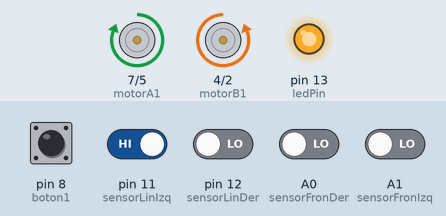
Recording of a sketch running on a simulated Arduino Uno, built with avr-gcc and run on an emulated ATmega328P. On the bench: motor-driver pin pairs drawn as motors (green arrow = first pin HIGH = forward, orange = second pin HIGH = backward, longer = more drive, scaled by the enable pin), output pins drawn as LEDs (lit = HIGH). Inputs (shaded band) come from the test bench; at power-on: pin 11 (sensorLinIzq) HIGH, A0 (sensorFronDer), A1 (sensorFronIzq), pin 8 (boton1), pin 12 (sensorLinDer) LOW.

Above: at 6.8 s.
6.9 s: pin 12 (sensorLinDer) driven HIGH
At 7.6 s:
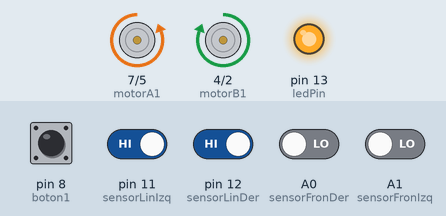
8.4 s: pin 11 (sensorLinIzq) driven LOW
At 8.61 s:
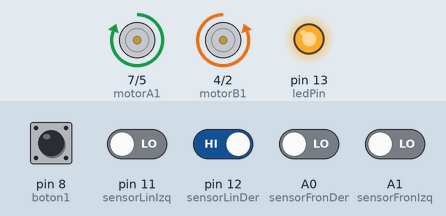
11.4 s: pin 11 (sensorLinIzq) driven HIGH
At 12.0 s:
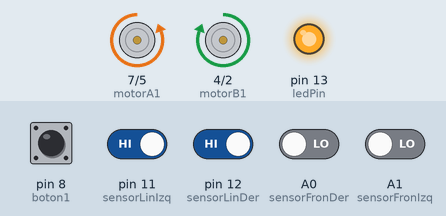
12.9 s: A0 (sensorFronDer) driven HIGH
At 13.7 s:
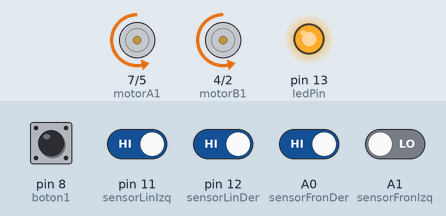
14.4 s: A1 (sensorFronIzq) driven HIGH
At 14.9 s:
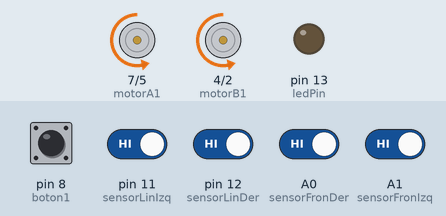
15.9 s: A0 (sensorFronDer) driven LOW
At 17.2 s:
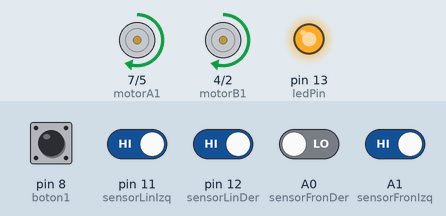
Timing chart, 0 to 18.4 s (numbered marks = the images above; inputs shaded):
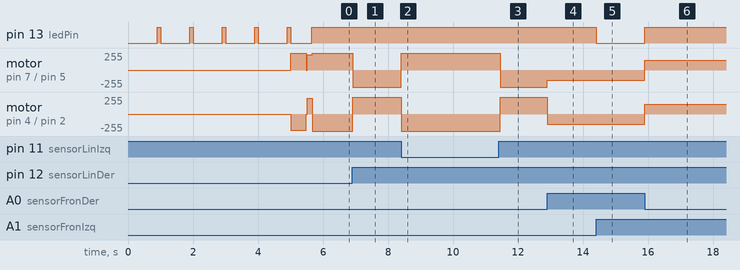

Measured:
- after the input at 6.9 s, motor on pin 7 (motorA1) / pin 5 (motorA2): forward 255/255 → backward 255/255 at once; motor on pin 4 (motorB1) / pin 2 (motorB2): backward 255/255 → forward 255/255 at once
- after the input at 8.4 s, motor on pin 7 (motorA1) / pin 5 (motorA2): backward 255/255 → forward 255/255 at once; motor on pin 4 (motorB1) / pin 2 (motorB2): forward 255/255 → backward 255/255 at once
- after the input at 11.4 s, motor on pin 7 (motorA1) / pin 5 (motorA2): forward 255/255 → backward 255/255 after 0.05 s; motor on pin 4 (motorB1) / pin 2 (motorB2): backward 255/255 → forward 255/255 after 0.05 s
- after the input at 12.9 s, motor on pin 7 (motorA1) / pin 5 (motorA2): backward 255/255 → backward 150/255 at once; motor on pin 4 (motorB1) / pin 2 (motorB2): forward 255/255 → backward 150/255 at once
- after the input at 14.4 s, pin 13 (ledPin): HIGH → LOW at once
- after the input at 15.9 s, pin 13 (ledPin): LOW → HIGH at once; motor on pin 7 (motorA1) / pin 5 (motorA2), motor on pin 4 (motorB1) / pin 2 (motorB2): backward 150/255 → forward 150/255 at once

The sketch:

minisumo.ino
```cpp
#define ledPin    13
#define boton1    8
#define sensorFronIzq  A1 //A1
#define sensorFronDer  A0 //A0
#define sensorLinIzq  11
#define sensorLinDer  12
#define motorA1   7   //7
#define motorAen  6
#define motorA2   5   //5
#define motorB1   4
#define motorBEn  3
#define motorB2   2

void setup() {
  //Serial.begin(9600);
  pinMode(ledPin, OUTPUT);
  pinMode(boton1, INPUT);
  pinMode(sensorFronIzq, INPUT);
  pinMode(sensorFronDer, INPUT);
  pinMode(sensorLinIzq, INPUT);
  pinMode(sensorLinDer, INPUT);
  pinMode(motorA1, OUTPUT);
  pinMode(motorAen, OUTPUT);
  pinMode(motorA2, OUTPUT);
  pinMode(motorB1, OUTPUT);
  pinMode(motorBEn, OUTPUT);
  pinMode(motorB2, OUTPUT);

  digitalWrite(motorAen, HIGH);
  digitalWrite(motorBEn, HIGH);

  motores(0,0);

  while(digitalRead(boton1)){
    delay(100);
    digitalWrite(ledPin,HIGH);
    delay(100);
    digitalWrite(ledPin, LOW);
  }

  pausa();
  arranque_linea();

}

void arranque_linea(){
  motores(70, 80);

  while(digitalRead(sensorLinIzq) && digitalRead(sensorLinDer)){
    if(!digitalRead(sensorFronIzq) && !digitalRead(sensorFronDer)){
      break;
    }
  }
  if(!digitalRead(sensorLinIzq) || !digitalRead(sensorLinDer)){
    freno(true, true, 255); //se detienen los motores
    motores(-240, -255); //se retrocede
    delay(480);
    freno(true, true, 255);
    delay(30);
    motores(230, -230); //se gira a la derecha
    delay(150);
    freno(true, true, 255);
  }
}

void arranque(){
  motores(-255, 255);

  while(digitalRead(sensorFronIzq) && digitalRead(sensorFronDer));

  freno(true, true, 255); //se detienen los motores
}

void pausa(){
  for(int i=0; i<5; i++){
    delay(900);
    digitalWrite(ledPin,HIGH);
    delay(100);
    digitalWrite(ledPin, LOW);
  }
}

void freno(bool izquierda, bool derecha, int valor){
  if(izquierda){
    digitalWrite(motorB1, HIGH);
    digitalWrite(motorB2, HIGH);
    analogWrite(motorBEn, valor);
  }
  if(derecha){
    digitalWrite(motorA1, HIGH);
    digitalWrite(motorA2, HIGH);
    analogWrite(motorAen, valor);
  }
}
void motor_izquierdo(int velocidad){
  if(velocidad > 255) velocidad = 255;
  else if(velocidad < -255) velocidad = -255;

  if( velocidad >= 0){
    digitalWrite(motorB1, HIGH);
    digitalWrite(motorB2, LOW);
  }else{
    digitalWrite(motorB1, LOW);
    digitalWrite(motorB2, HIGH);
    velocidad *= -1;
  }
  analogWrite(motorBEn, velocidad);
}

void motor_derecho(int velocidad){
  if(velocidad > 255) velocidad = 255;
  else if(velocidad < -255) velocidad = -255;

  if(velocidad >= 0){
    digitalWrite(motorA1, LOW);
    digitalWrite(motorA2, HIGH);
  }else{
    digitalWrite(motorA1, HIGH);
    digitalWrite(motorA2, LOW);
    velocidad *= -1;
  }
  analogWrite(motorAen, velocidad);
}

void motores(int vIzquierdo, int vDerecho){
  motor_izquierdo(vIzquierdo);
  motor_derecho(vDerecho);
}

//void derecha(){
//  digitalWrite(motorA1, HIGH);
//  digitalWrite(motorA2, LOW);
//  digitalWrite(motorB1, HIGH);
//  digitalWrite(motorB2, LOW);
//}
//
//void izquierda(){
//  digitalWrite(motorA1, LOW);
//  digitalWrite(motorA2, HIGH);
//  digitalWrite(motorB1, LOW);
//  digitalWrite(motorB2, HIGH);
//}
//
//void atras(){
//  digitalWrite(motorA1, HIGH);
//  digitalWrite(motorA2, LOW);
//  digitalWrite(motorB1, LOW);
//  digitalWrite(motorB2, HIGH);
//}
//
//void adelante(){
//  digitalWrite(motorA1, LOW);
//  digitalWrite(motorA2, HIGH);
//  digitalWrite(motorB1, HIGH);
//  digitalWrite(motorB2, LOW);
//}
//
//void detener(){
//  digitalWrite(motorA1, LOW);
//  digitalWrite(motorA2, LOW);
//  digitalWrite(motorB1, LOW);
//  digitalWrite(motorB2, LOW);
//}

void sensoresLinea(){

}

void loop() {
  if(!digitalRead(sensorLinIzq) || !digitalRead(sensorLinDer)){
    digitalWrite(ledPin, HIGH);
    freno(true, true, 255);
    delay(5);
    motores(-255, -255);
    delay(100);
    motores(-100, 100);
  }else{
    if(!digitalRead(sensorFronIzq) && !digitalRead(sensorFronDer)){
      digitalWrite(ledPin, HIGH);
      motores(255, 255);
    }else if(!digitalRead(sensorFronIzq) && digitalRead(sensorFronDer)){
      digitalWrite(ledPin, HIGH);
      motores(-150, 150);
    }else if(digitalRead(sensorFronIzq) && !digitalRead(sensorFronDer)){
      digitalWrite(ledPin, HIGH);
      motores(150, -150);
    }else{
      digitalWrite(ledPin, LOW);
      motores(-150, 150);
    }
  }
}
```
